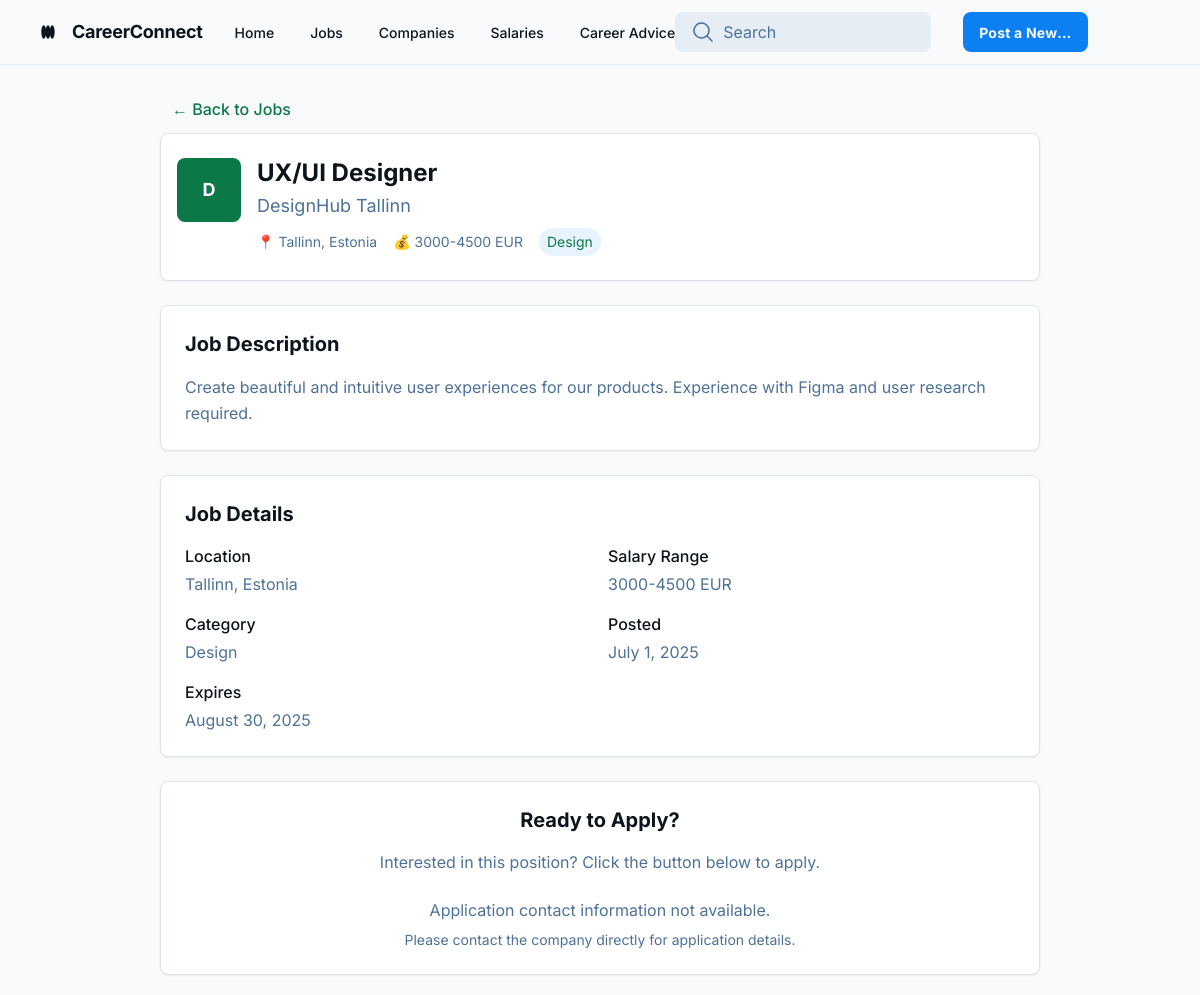
Page /job/uxui-designer-at-designhub-tallinn-54f5ce91/ on the committed database.
### jobs/models.py (models this page shows, shortened)
class Job(models.Model):
    CATEGORY_CHOICES = [
        ('engineering', 'Engineering'),
        ('design', 'Design'),
        ('marketing', 'Marketing'),
        ('sales', 'Sales'),
        ('product', 'Product'),
        ('operations', 'Operations'),
        ('finance', 'Finance'),
        ('hr', 'Human Resources'),
        ('customer_support', 'Customer Support'),
        ('other', 'Other'),
    ]
    STATUS_CHOICES = [
        ('live', 'Live'),
        ('in_review', 'In Review'),
    ]
    created_at = models.DateTimeField(auto_now_add=True)
    updated_at = models.DateTimeField(auto_now=True)
    expires_at = models.DateTimeField(null=True, blank=True, help_text="When this job ad expires and is no longer visible")
    is_featured = models.BooleanField(default=False, help_text="Whether this job is featured")
    status = models.CharField(max_length=20, choices=STATUS_CHOICES, default='in_review', help_text="Current status of the job posting")
    title = models.CharField(max_length=200)
    description = models.TextField()
    salary_range = models.CharField(max_length=100)
    category = models.CharField(max_length=50, choices=CATEGORY_CHOICES)
    location = models.CharField(max_length=200)
    company = models.ForeignKey(Company, on_delete=models.CASCADE, related_name='jobs')
    application_contact = models.CharField(max_length=255, default="", help_text="Email or URL for job applications")
    slug = models.SlugField(max_length=255, unique=True, blank=True, null=True, help_text="SEO-friendly URL slug")
    @property
    def is_visible(self):
        if self.status != 'live':
            return False
        if self.expires_at and self.expires_at <= timezone.now():
            return False
        return True
    class Meta:
        ordering = ['-created_at']

class Company(models.Model):
    name = models.CharField(max_length=200)
    logo_url = models.URLField(blank=True, null=True)
    class Meta:
        verbose_name_plural = "companies"

### tallinnstartups/views.py (the view)
# urls.py: path('job/<slug:slug>/', views.job_detail, name='job_detail'),
def job_detail(request, slug):
    job = get_object_or_404(Job, slug=slug)
    if not job.is_visible:
        raise Http404("Job not found")
    return render(request, 'tallinnstartups/job_detail.html', {
        'job': job
    })

### tallinnstartups/templates/tallinnstartups/job_detail.html (shortened to what this page needs)
{% extends 'tallinnstartups/base.html' %}
{% block content %}
<div class="px-40 flex flex-1 justify-center py-5">
    <div class="layout-content-container flex flex-col max-w-[960px] flex-1">
        <div class="flex items-center gap-3 p-3">
            <a href="{% url 'home' %}" class="text-[#0d7847] hover:text-[#0a5d3a] font-medium">← Back to Jobs</a>
        </div>
        <div class="flex flex-col gap-4 px-4 py-6 bg-white rounded-lg shadow-sm border border-[#dde3e8] mb-6">
            <div class="flex items-start gap-4">
                {% if job.company.logo_url %}
                    <img src="{{ job.company.logo_url }}" alt="{{ job.company.name }}" class="w-16 h-16 object-cover rounded-lg">
                {% else %}
                    <div class="w-16 h-16 bg-[#0d7847] rounded-lg flex items-center justify-center">
                        <span class="text-white font-bold text-lg">{{ job.company.name|first }}</span>
                    </div>
                {% endif %}
                <div class="flex-1">
                    <h1 class="text-2xl font-bold text-[#0e141b] leading-tight">{{ job.title }}</h1>
                    <p class="text-lg text-[#4e7297] mt-1">{{ job.company.name }}</p>
                    <div class="flex items-center gap-4 mt-2">
                        <span class="text-sm text-[#4e7297]">📍 {{ job.location }}</span>
                        <span class="text-sm text-[#4e7297]">💰 {{ job.salary_range }}</span>
                        <span class="text-sm bg-[#e7f3ff] text-[#0d7847] px-2 py-1 rounded-full">{{ job.get_category_display }}</span>
                    </div>
                </div>
            </div>
        </div>
        <div class="bg-white rounded-lg shadow-sm border border-[#dde3e8] p-6 mb-6">
            <h2 class="text-xl font-bold text-[#0e141b] mb-4">Job Description</h2>
            <div class="text-[#4e7297] leading-relaxed whitespace-pre-wrap">{{ job.description }}</div>
        </div>
        <div class="bg-white rounded-lg shadow-sm border border-[#dde3e8] p-6 mb-6">
            <h2 class="text-xl font-bold text-[#0e141b] mb-4">Job Details</h2>
            <div class="grid grid-cols-1 md:grid-cols-2 gap-4">
                <div>
                    <h3 class="font-medium text-[#0e141b] mb-1">Location</h3>
                    <p class="text-[#4e7297]">{{ job.location }}</p>
                </div>
                <div>
                    <h3 class="font-medium text-[#0e141b] mb-1">Salary Range</h3>
                    <p class="text-[#4e7297]">{{ job.salary_range }}</p>
                </div>
                <div>
                    <h3 class="font-medium text-[#0e141b] mb-1">Category</h3>
                    <p class="text-[#4e7297]">{{ job.get_category_display }}</p>
                </div>
                <div>
                    <h3 class="font-medium text-[#0e141b] mb-1">Posted</h3>
                    <p class="text-[#4e7297]">{{ job.created_at|date:"F j, Y" }}</p>
                </div>
                {% if job.expires_at %}
                <div>
                    <h3 class="font-medium text-[#0e141b] mb-1">Expires</h3>
                    <p class="text-[#4e7297]">{{ job.expires_at|date:"F j, Y" }}</p>
                </div>
                {% endif %}
            </div>
        </div>
        <div class="bg-white rounded-lg shadow-sm border border-[#dde3e8] p-6 text-center">
            <h2 class="text-xl font-bold text-[#0e141b] mb-4">Ready to Apply?</h2>
            <p class="text-[#4e7297] mb-6">Interested in this position? Click the button below to apply.</p>
            {% if job.application_contact %}
                {% if '@' in job.application_contact %}
                    <a href="mailto:{{ job.application_contact }}?subject=Application for {{ job.title }} at {{ job.company.name }}"
                       class="bg-[#0d7847] text-white px-8 py-3 rounded-xl font-medium hover:bg-[#0a5d3a] transition-colors inline-block">
                        Apply via Email
                    </a>
                {% else %}
                    <a href="{{ job.application_contact }}" target="_blank" rel="noopener noreferrer"
                       class="bg-[#0d7847] text-white px-8 py-3 rounded-xl font-medium hover:bg-[#0a5d3a] transition-colors inline-block">
                        Apply Now
                    </a>
                {% endif %}
            {% else %}
                <div class="text-[#4e7297]">
                    <p>Application contact information not available.</p>
                    <p class="text-sm mt-2">Please contact the company directly for application details.</p>
                </div>
            {% endif %}
        </div>
    </div>
</div>
{% endblock %}

### rows in the picture
Job: company.name|first "D", title "UX/UI Designer", company.name "DesignHub Tallinn", location "Tallinn, Estonia", salary_range "3000-4500 EUR", category "Design", description "Create beautiful and intuitive user experiences for our products. Experience with Figma and user research required.", created_at "July 1, 2025", expires_at "August 30, 2025"
